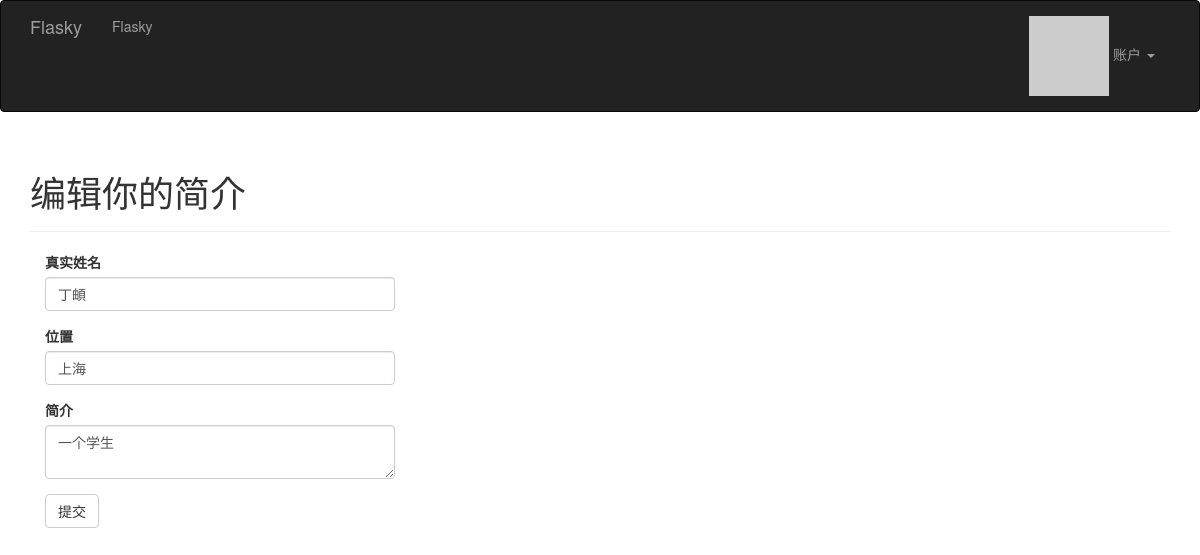
The app's page /edit-profile (signed in) with its own data.
### app/modles.py (models this page shows, shortened)
class User(UserMixin, db.Model):
    __tablename__ = 'users'
    id = db.Column(db.Integer, primary_key=True)
    email = db.Column(db.String(64), unique=True, index=True)
    username = db.Column(db.String(64), unique=True, index=True)
    role_id = db.Column(db.Integer, db.ForeignKey('roles.id'))
    password_hash = db.Column(db.String(128))
    confirmed = db.Column(db.Boolean, default=False)
    name = db.Column(db.String(64))
    location = db.Column(db.String(64))
    about_me = db.Column(db.Text())
    member_since = db.Column(db.DateTime(), default=datetime.utcnow)
    last_seen = db.Column(db.DateTime(), default=datetime.utcnow)
    avatar_hash = db.Column(db.String(32))
    posts = db.relationship('Post', backref='author', lazy='dynamic')
    followed = db.relationship('Follow',
                               foreign_keys=[Follow.follower_id],
                               backref=db.backref('follower', lazy='joined'),
                               lazy='dynamic', cascade='all, delete-orphan')
    followers = db.relationship('Follow',
                                foreign_keys=[Follow.followed_id],
                               backref=db.backref('followed', lazy='joined'),
                                lazy='dynamic',
                                cascade='all, delete-orphan')
    @property
    def password(self):
        raise AttributeError('密码不可读取')
    def ping(self):
        self.last_seen = datetime.utcnow()
        db.session.add(self)
    def gravatar(self, size=100, default='identicon', rating='g'):
        if request.is_secure:
            url = 'https://secure.gravatar.com/avatar'
        else:
            url = 'http://www.gravatar.com/avatar'
        hash = self.avatar_hash or hashlib.md5(self.email.encode('utf-8')).hexdigest()
        return '{url}/{hash}?s={size}&d={default}&r={rating}'.format(
            url=url, hash=hash, size=size, default=default, rating=rating
        )

### app/main/views.py (the view, shortened to what this page needs)
@main.route('/edit-profile', methods=['GET', 'POST'])
@login_required
def edit_profile():
    form = EditProfileForm()
    form.name.data = current_user.name
    form.location.data = current_user.location
    form.about_me.data = current_user.about_me
    return render_template('edit_profile.html', form=form)

### app/main/forms.py
class EditProfileForm(FlaskForm):
    name = StringField('真实姓名', validators=[Length(0, 64)])
    location = StringField('位置', validators=[Length(0, 64)])
    about_me = TextAreaField('简介')
    submit = SubmitField('提交')

### app/auth/views.py (called while the page is built)
@auth.before_app_request
def before_request():
    if current_user.is_authenticated:
        current_user.ping()
        if not current_user.confirmed \
            and request.endpoint[:5] != 'auth.' and request.endpoint != 'static':
            return redirect(url_for('auth.unconfirmed'))

### app/main/__init__.py (called while the page is built)
@main.app_context_processor
def inject_permission():
    return dict(Permission=Permission)

### app/modles.py (called while the page is built)
@login_manager.user_loader
def load_user(user_id):
    return User.query.get(int(user_id))

### app/templates/edit_profile.html (shortened to what this page needs)
{% extends "base.html" %}
{% import "bootstrap/wtf.html" as wtf %}
{% block page_content %}
<div class="page-header">
    <h1>编辑你的简介</h1>
</div>
<div class="col-md-4">
    {{ wtf.quick_form(form) }}
</div>
{% endblock %}

### records on screen
User: name "丁頔", location "上海", about_me "一个学生"
